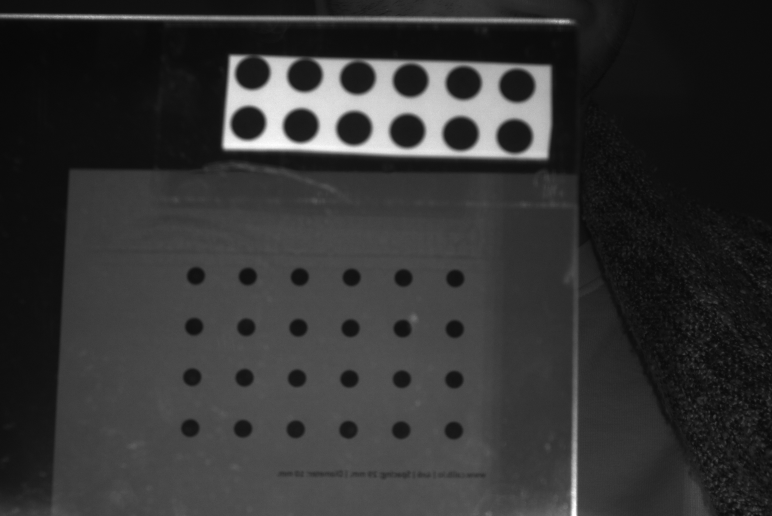
#> input picture images/screen/stereoLeft/imageL0.png, 1544 x 1032 px, given in place of image4.png, which was not available (shown at 1/2 size)
$ python screen_calibration.py
#> lines starting #> are read from the running program, lines starting #| are printed output that depends on the picture; pictures that were not available may be replaced by others from this repository, and a replacement may not be noted
### find_dots.py
import cv2
import numpy as np
from matplotlib import pyplot as plt

def mirror_dots(image, pattern_size, area):
  """
  Finds the dot patterns on the mirror.

  input:
  - Image with dot patterns (image)
  - The size of the pattern (pattern_size)
  - The limits of the are of the blob (area)

  output:
  - Image with recognized patterns (image)
  - Centers of the dots (centers)
  """
  # get shape of the image
  shape = image.shape

  # Set filtering parameters
  # Initialize parameter setting using cv2.SimpleBlobDetector
  params = cv2.SimpleBlobDetector_Params()
  params.minArea = area[0]
  params.maxArea = area[1]
  params.minCircularity = 0.1
  params.minThreshold = 0
  params.filterByConvexity = True
  params.minConvexity = 0.9
  params.filterByInertia = False

  # create blob detector
  detector = cv2.SimpleBlobDetector_create(params)

  # find the dots on of the mirror for camera 1 and camera 2
  upper_image = image[0:int(shape[0]/2), :]
  lower_image = image[int(shape[0]/2):int(shape[0]), :]

  # find circle grids in the upper and lower part of the image
  upper_ret, upper_centers = cv2.findCirclesGrid(upper_image, pattern_size, flags=(cv2.CALIB_CB_SYMMETRIC_GRID+cv2.CALIB_CB_CLUSTERING), blobDetector=detector)
  lower_ret, lower_centers = cv2.findCirclesGrid(lower_image, pattern_size, flags=(cv2.CALIB_CB_SYMMETRIC_GRID+cv2.CALIB_CB_CLUSTERING), blobDetector=detector)

  for center in lower_centers[:,0]:
    center[1] = center[1]+shape[0]/2

  count = 0
  centers = np.zeros((pattern_size[0]*pattern_size[1]*2, 2))
  for center in upper_centers[:,0]:
    centers[count,:] = center
    count += 1

  for center in lower_centers[:,0]:
    centers[count,:] = center
    count += 1

  # Put number of the pattern on the image
  image = cv2.putText(image, str(1), (int(upper_centers[0,0][0]), int(upper_centers[0,0][1])), cv2.FONT_HERSHEY_SCRIPT_SIMPLEX, 4, (255,0,0), 5,
                      cv2.LINE_AA)
  image = cv2.putText(image, str(2), (int(lower_centers[0,0][0]), int(lower_centers[0,0][1])), cv2.FONT_HERSHEY_SCRIPT_SIMPLEX, 4, (255,0,0), 5,
                      cv2.LINE_AA)

  # draw chessboard on image
  image = cv2.drawChessboardCorners(image, pattern_size, upper_centers, upper_ret)
  image = cv2.drawChessboardCorners(image, pattern_size, lower_centers, lower_ret)

  return image, centers

# [96 lines left out: functions screen_dots, led_dots, show_images, not called in this run]


# [15 lines that do not run on import are left out]

### screen_calibration.py
import cv2
import numpy as np
import matplotlib.pyplot as plt
from mpl_toolkits.mplot3d import Axes3D
from scipy.spatial.transform import Rotation
from scipy.spatial import KDTree, procrustes
import glob

from drawCoordinateSystem import *
from plane import *
from intersectLinePlane import *
from find_dots import *


def screen_points(img_mirror_points1, img_mirror_points2, img_screen_points1, img_screen_points2):
  # triangulate 3d calibration pattern points
  mirror_points_3d = cv2.triangulatePoints(P1, P2, img_mirror_points1.T, img_mirror_points2.T)
  mirror_points_3d /= mirror_points_3d[3]
  mirror_points_3d = mirror_points_3d[0:3,:]

  # calculate plane of mirror point and plot point scatter, wireframe and normal vector
  center_mirror, normal_mirror = plane(mirror_points_3d, ax, "Mirror", "r", _flag_plot=False)

  # triangulate 3d calibration patern points
  virtual_screen_points_3d = cv2.triangulatePoints(P1, P2, img_screen_points1, img_screen_points2)
  virtual_screen_points_3d /= virtual_screen_points_3d[3]
  virtual_screen_points_3d = virtual_screen_points_3d[0:3,:]

  # get real screen points
  k=0
  intersect_points = np.zeros(virtual_screen_points_3d.shape)
  screen_points = np.zeros(virtual_screen_points_3d.shape)

  for point in virtual_screen_points_3d.T:
    temp = intersect_line_plane(point, normal_mirror, center_mirror, normal_mirror)
    intersect_points[:,k] = temp
    screen_points[:,k] = intersect_points[:,k] - (virtual_screen_points_3d[:,k] - intersect_points[:,k])
    k+=1

  return screen_points


def center_screen(images1, images2):
  # sort and read the synched frames
  c1_images_names = sorted(glob.glob(images1))
  c2_images_names = sorted(glob.glob(images2))

  c1_images = [cv2.imread(img1, 1) for img1 in c1_images_names]
  c2_images = [cv2.imread(img2, 1) for img2 in c2_images_names]

  # determine location of mirror and screen dots in image
  img_mirror_points1 = [mirror_dots(img1, (4,2), (100, 1800))[1] for img1 in c1_images]
  img_mirror_points2 = [mirror_dots(img2, (4,2), (100, 1800))[1] for img2 in c2_images]
  img_screen_points1 = [screen_dots(img1, (7,5), (660, 10000))[1] for img1 in c1_images]
  img_screen_points2 = [screen_dots(img2, (7,5), (660, 10000))[1] for img2 in c2_images]

  counter = 0
  for img1, img2 in zip(c1_images, c2_images):
    images = [img1, img2]
    titles = [c1_images_names[counter], c2_images_names[counter]]

    # plot the found dots on the images and show
    for i in range(len(images)):
      plt.subplot(1,2,i+1),plt.imshow(images[i],'gray')
      plt.title(titles[i])
      plt.xticks([]),plt.yticks([])
    plt.get_current_fig_manager().window.showMaximized()
    plt.show()

    counter += 1

  plt.close()
  _screen_points_3d = [screen_points(img_mirror_points1[i], img_mirror_points2[i], img_screen_points1[i], img_screen_points2[i]) for i in range(len(img_mirror_points1))]
  screen_points_3d = np.mean(np.asarray(_screen_points_3d), axis=0)

  # get calculated centers
  l = len(screen_points_3d[0])//2
  center_screen_3d = screen_points_3d[:,l]

  # calculate normale of the screen
  normal_screen = norm_plane(screen_points_3d)
  if normal_screen[2] < 0:
    normal_screen = -normal_screen

  return center_screen_3d, normal_screen, screen_points_3d


wait = 0
img1 = cv2.imread("images/screen/camera1/image4.png")
#> img1 is the input picture: shape (1032, 1544, 3); min 7, max 255, mean 51
img2 = cv2.imread("images/screen/camera2/image4.png")
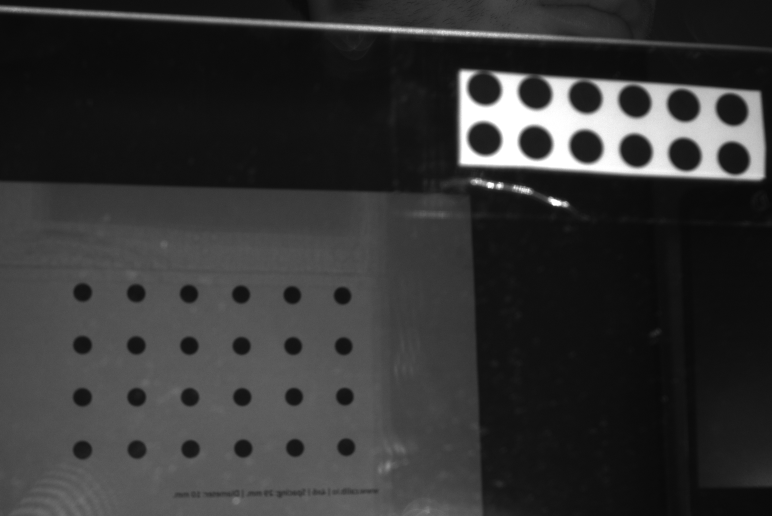
#> input picture images/screen/stereoRight/imageR0.png, 1544 x 1032 px, given in place of image4.png, which was not available (shown at 1/2 size)
#> img2 is the input picture: shape (1032, 1544, 3); min 8, max 255, mean 51.5

# get camera matrices and rotation and translation matrix from calibration file
calib_file = cv2.FileStorage('stereoCalibration.XML', cv2.FileStorage_READ)
mtx1 = calib_file.getNode("mtx1").mat()
mtx2 = calib_file.getNode("mtx2").mat()
dist1 = calib_file.getNode("dist1").mat()
dist2 = calib_file.getNode("dist2").mat()
R = calib_file.getNode("R").mat()
T = calib_file.getNode("T").mat()

RT1 = np.concatenate([np.eye(3), [[0],[0],[0]]], axis = -1)
P1 = mtx1 @ RT1 #projection matrix of camera 1
RT2 = np.concatenate([R, T], axis = -1)
P2 = mtx2 @ RT2 #projection matrix of camera 2


# plot 3d points and cameras
fig = plt.figure("Screen dots")
ax = fig.add_subplot(projection='3d')

center_screen_3d, normal_screen, screen_points_3d = center_screen("images/screen/camera1/*", "images/screen/camera2/*")
#> in center_screen, `c1_images = [cv2.imread(img1, 1) for img1 in c1_images_names]`: c1_images = 1 item
#> in mirror_dots, `upper_image = image[0:int(shape[0]/2), :]`:
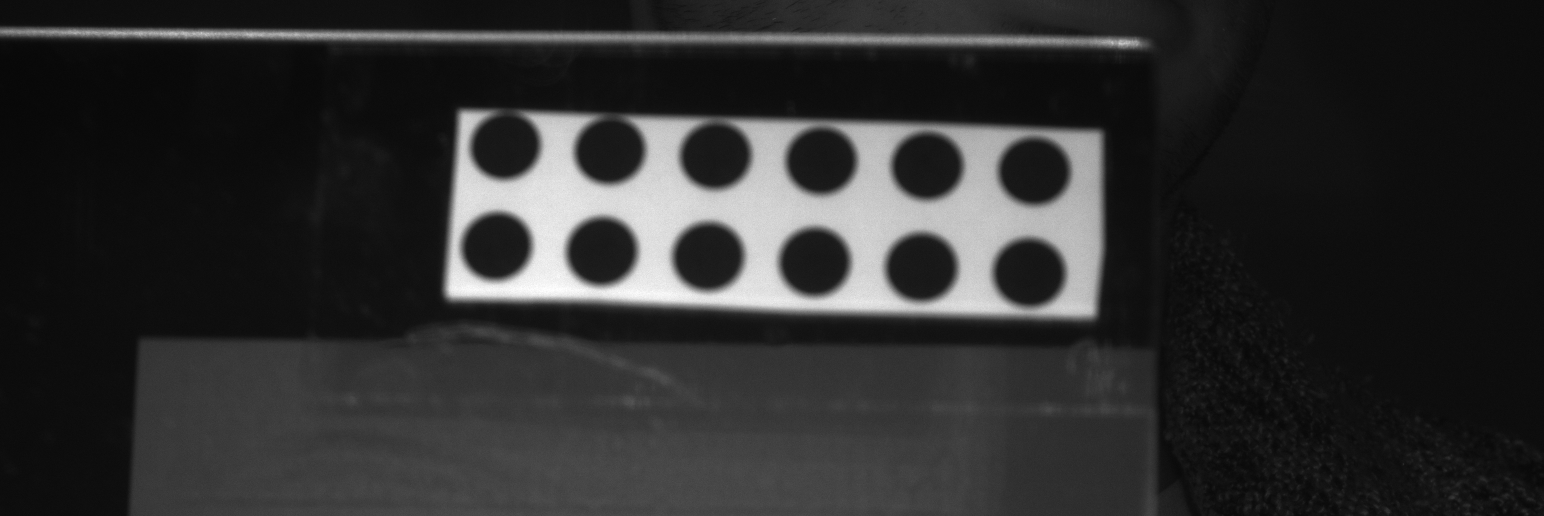
#> upper_image: shape (516, 1544, 3); min 7, max 255, mean 46.3
#> in mirror_dots, `lower_image = image[int(shape[0]/2):int(shape[0]), :]`:
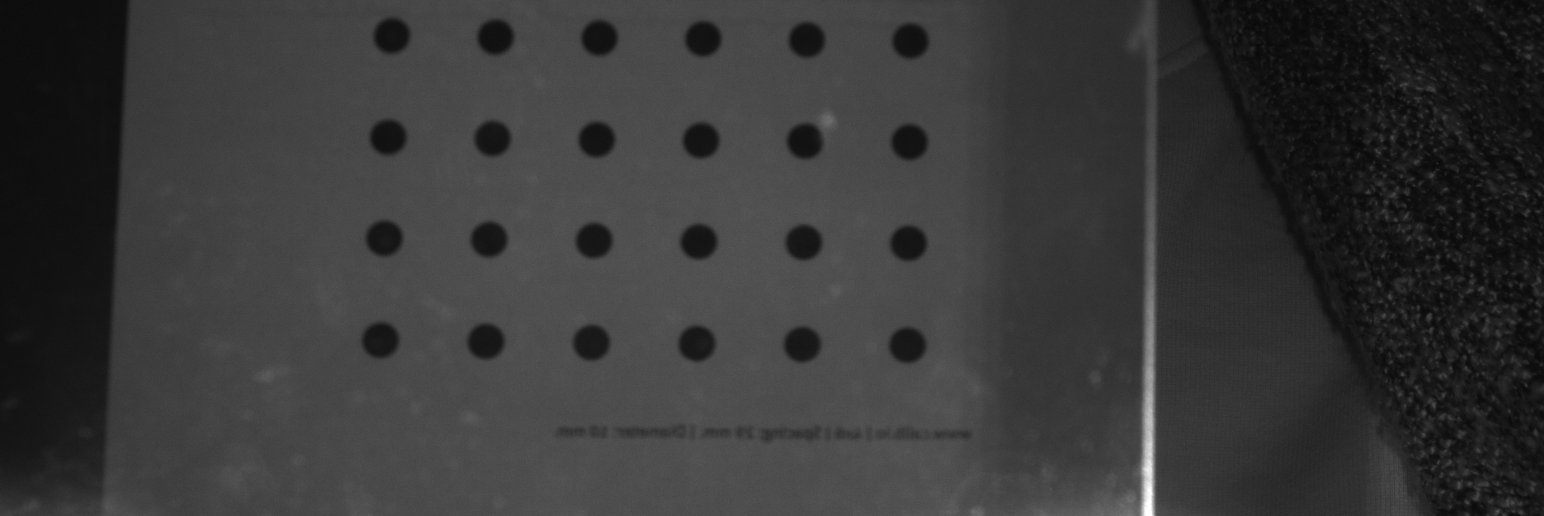
#> lower_image: shape (516, 1544, 3); min 8, max 255, mean 55.7
#> in mirror_dots, `upper_ret, upper_centers = cv2.findCirclesGrid(upper_image, pattern_si..`: upper_ret = False
#> in mirror_dots, `lower_ret, lower_centers = cv2.findCirclesGrid(lower_image, pattern_si..`: lower_ret = True; lower_centers = [[806.4, 39.34], [804.2, 141], [803.4, 242.1], [801.9, 344], [702.7, 38.02], [700.6, 140], [698.4, 241.3], [696.4, 343.1]]
#> the loop in mirror_dots, `for center in lower_centers[:,0]:` made 8 passes
#> after the loop in mirror_dots, `for center in upper_centers[:,0]:`: centers = 16 rows, first 8: [0, 0], [0, 0], [0, 0], [0, 0], [0, 0], [0, 0], [0, 0], [0, 0]; count = 0
#> (the run stopped early here; a loop or call above may not have finished)
